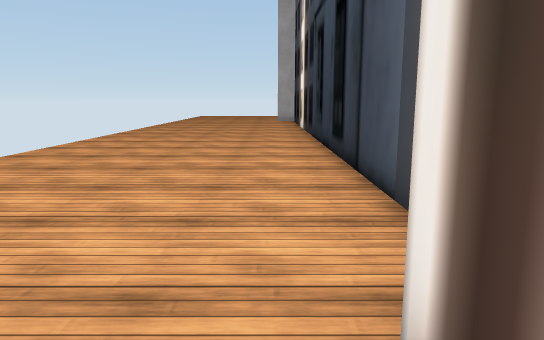
view 1 (above)

24 first-person views from a walk through a 3-D level made in the Unity game engine. The camera is 1.2 m above the floor, tilts 10° down and sees 70° across. Doors are open. The floor is counted in squares, 1 m on a side. Each view is taken from the middle of a square. On the plan, view 1 faces up. The plan holds only what a view shows up to about 15 squares ahead; the rest is blank. The place goes on beyond the plan. Some surface patterns are stand-ins.

view 2
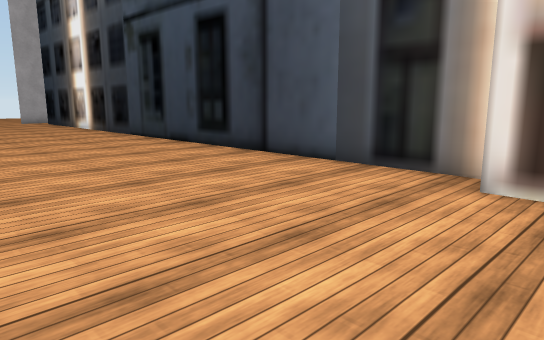

view 3
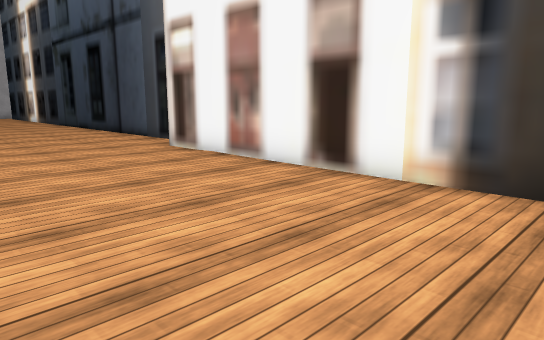

view 4
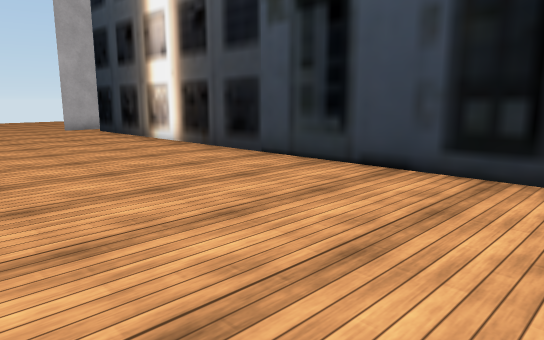

view 5
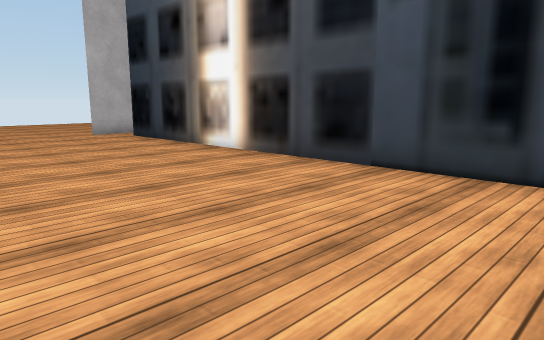

view 6
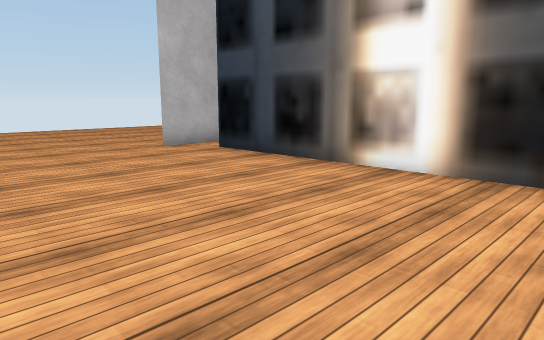

view 7
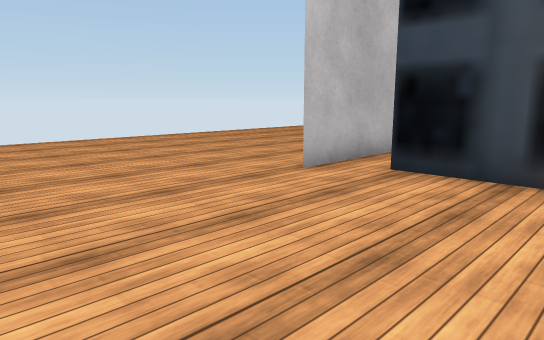

view 8
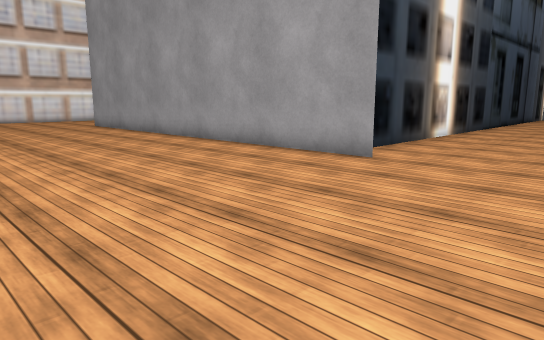

view 9
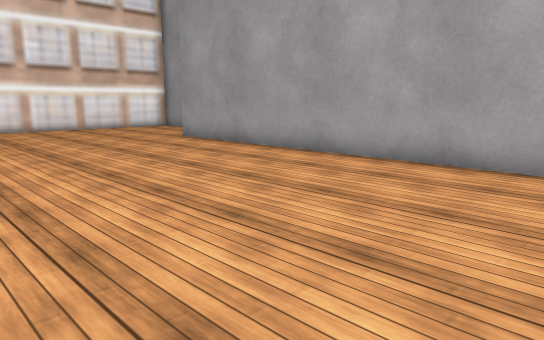

view 10
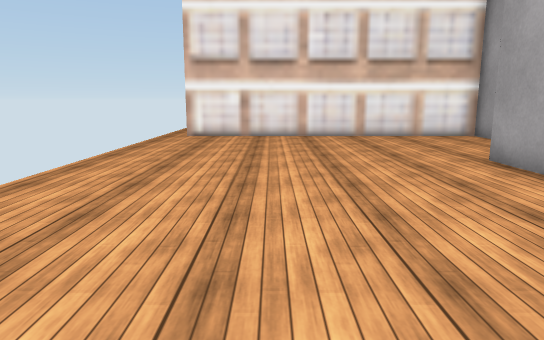

view 11
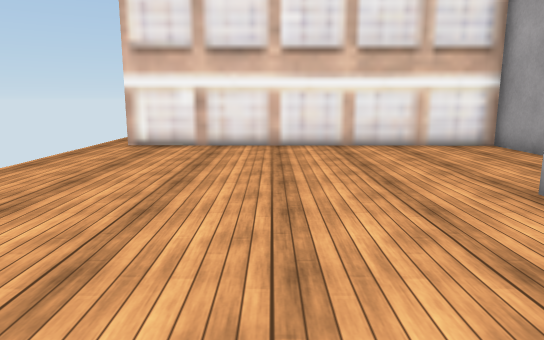

view 12
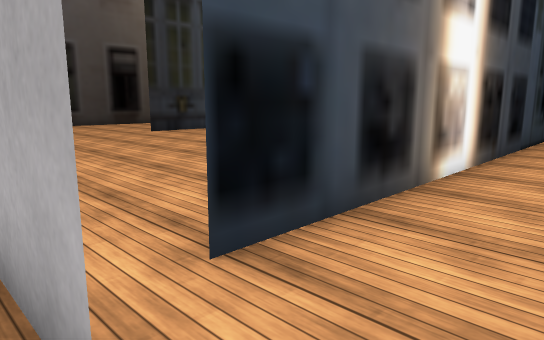

view 13
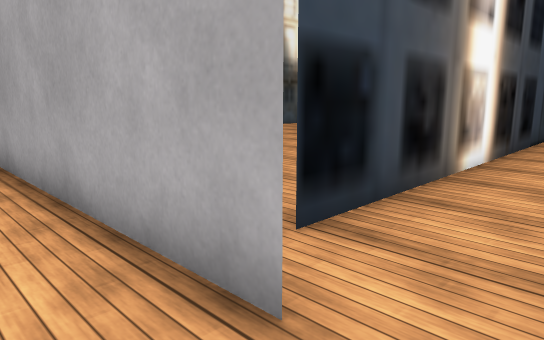

view 14
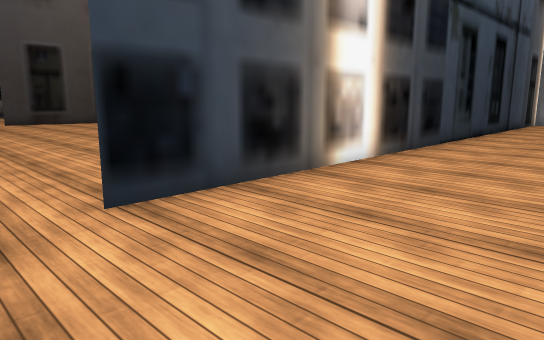

view 15
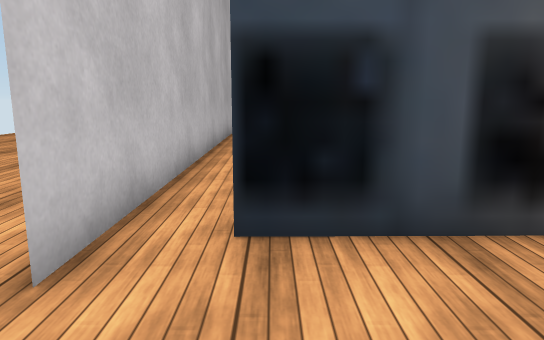

view 16
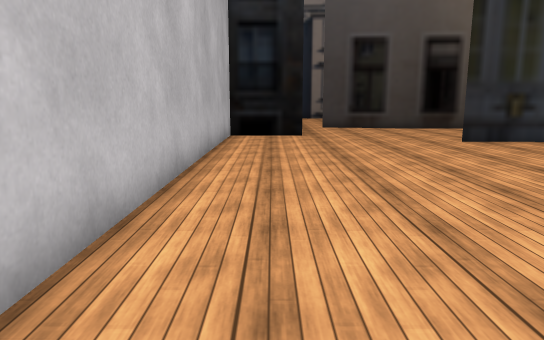

view 17
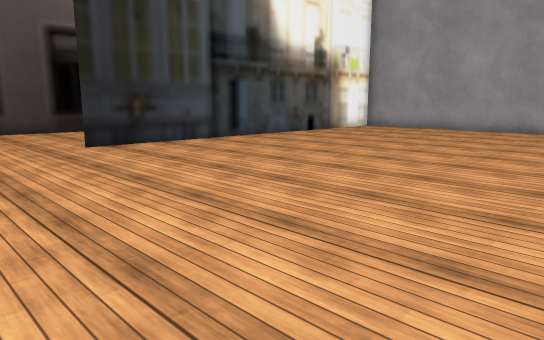

view 18
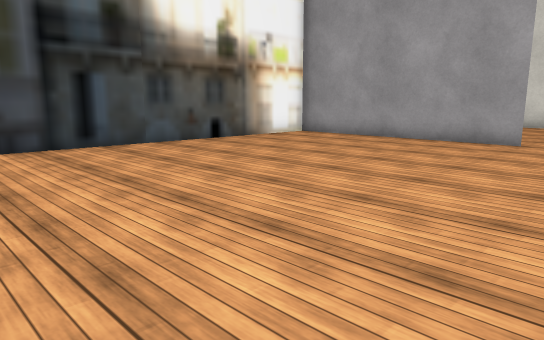

view 19
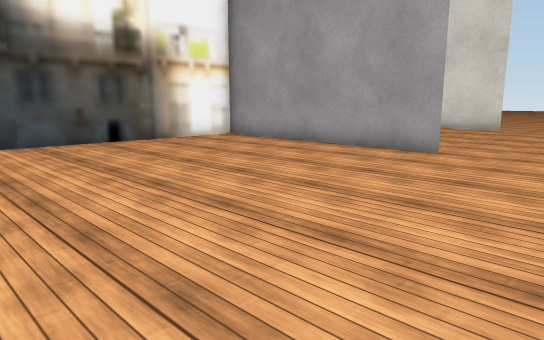

view 20
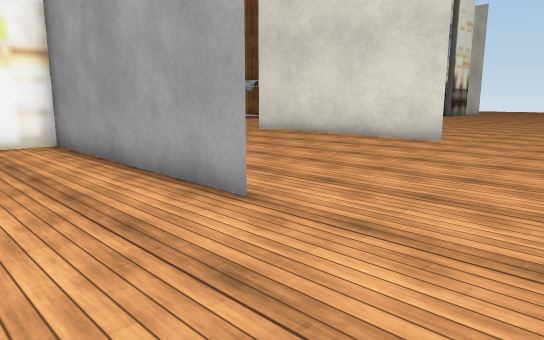

view 21
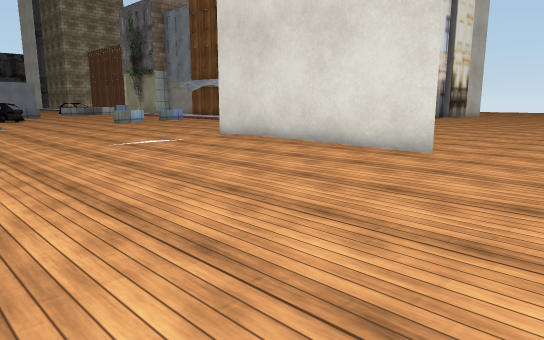

view 22
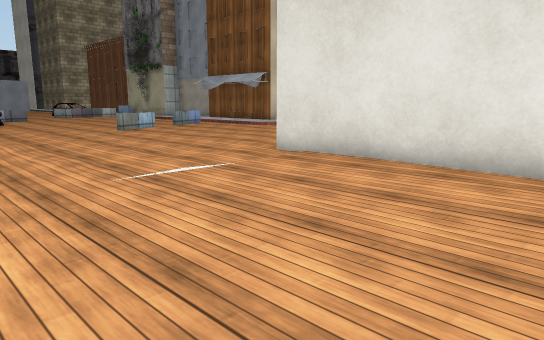

view 23
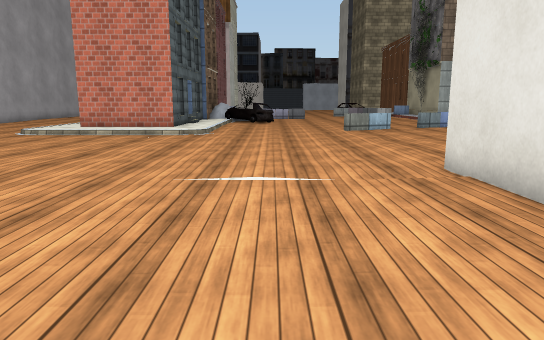

view 24
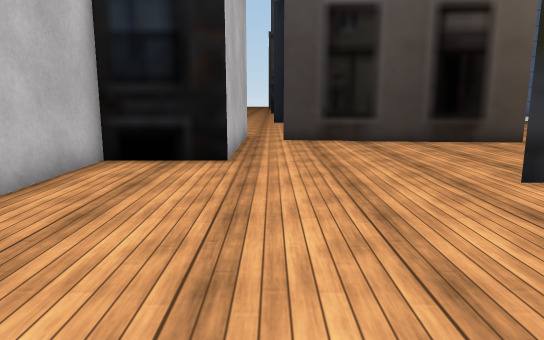

### Floor plan
Points are (right, up) in squares from view 1. A wall is a line through its corners. A room is listed if a view was taken in it or the views show most of it. See-through windows are left out.
Room 1 (views 1, 2, 3, 4, 5, 6, 7, 8, 9, 10, 11, 12, 13, 14, 15)
walls: (1.4, 24.6) (0.4, 24.6) (16.1, 24.5); (1.5, 1.8) (1.3, 23.4); (19.6, 21.9) (21.7, 21.9) (21.8, 32); (0.5, -7.1) (0.6, 1.7)
ways out: opening at (1, 24) to room 2; gap at (22, 32)
Room 2 (views 16, 17, 18, 19, 20, 21, 22, 23, 24)
walls: (5.6, 3.8) (13.5, 3.7) (13.7, 17.4); (19.6, 13.4) (20.3, 20.6); (6.6, -5) (15, -5.1); (19.5, 21.9) (16, 21.9) (16, 24.5) (1.4, 24.6)
ways out: opening at (1, 24) to room 1; opening at (20, 21)

Where each view was taken, in squares from view 1:
view 1: 0 up, 0 right, facing up
view 2: 0 up, 5 left, facing up-right
view 3: 8 down, 5 left, facing up-right
view 4: 7 up, 5 left, facing up-right
view 5: 10 up, 5 left, facing up-right
view 6: 15 up, 5 left, facing up-right
view 7: 20 up, 5 left, facing up-right
view 8: 32 up, 4 left, facing down-right
view 9: 32 up, 4 right, facing down-right
view 10: 29 up, 8 right, facing right
view 11: 28 up, 11 right, facing right
view 12: 25 up, 1 left, facing down-right
view 13: 26 up, 1 left, facing down-right
view 14: 25 up, 3 left, facing down-right
view 15: 23 up, 2 left, facing right
view 16: 23 up, 2 right, facing right
view 17: 21 up, 3 right, facing down-right
view 18: 16 up, 3 right, facing down-right
view 19: 13 up, 2 right, facing down-right
view 20: 7 up, 2 right, facing down-right
view 21: 4 up, 3 right, facing down-right
view 22: 2 up, 8 right, facing down-right
view 23: 2 down, 8 right, facing right
view 24: 21 up, 8 right, facing right
